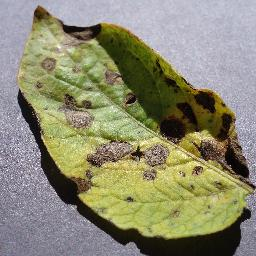
#> input picture api/tests/camera_fixtures/Potato___Early_blight.jpg, 256 x 256 px
$ python -i regions.py   (imports and definitions only)
#> lines starting #> are read from the running program, lines starting #| are printed output that depends on the picture; after the words box and inside, x2 and y2 are one past the last pixel; in counts of white or black regions, pixels touching at a corner belong together
"""Numbered visual lesion candidates; NOT validated disease segmentation.

This conservative single-leaf heuristic excludes the image background using a
green/yellow leaf-hull estimate, then finds interior brown/dark color anomalies.
It cannot establish pathogen identity or an affected-leaf-area percentage.
"""
from pathlib import Path
import cv2
import numpy as np
from PIL import Image, ImageOps


def leaf_mask(rgb):
    hsv = cv2.cvtColor(rgb, cv2.COLOR_RGB2HSV)
    # Seed from green/yellow tissue only; brown objects outside the leaf do not
    # extend the silhouette. This assumes one prominent leaf on a plain background.
    seed = cv2.inRange(hsv, np.array([23, 35, 40]), np.array([95, 255, 255]))
    seed = cv2.morphologyEx(seed, cv2.MORPH_CLOSE, np.ones((5, 5), np.uint8))
    contours, _ = cv2.findContours(seed, cv2.RETR_EXTERNAL, cv2.CHAIN_APPROX_SIMPLE)
    result = np.zeros(rgb.shape[:2], np.uint8)
    if not contours:
        return result
    main = max(contours, key=cv2.contourArea)
    if cv2.contourArea(main) < rgb.shape[0] * rgb.shape[1] * .05:
        return result
    cv2.drawContours(result, [cv2.convexHull(main)], -1, 255, -1)
    return result


def find_regions(image):
    original = ImageOps.exif_transpose(image).convert('RGB')
    working = original.copy()
    working.thumbnail((768, 768))
    rgb = np.asarray(working)
    h, w = rgb.shape[:2]
    mask = leaf_mask(rgb)
    leaf_pixels = int(np.count_nonzero(mask))
    if leaf_pixels == 0:
        return [], False
    inner = cv2.erode(mask, np.ones((5, 5), np.uint8))
    hsv = cv2.cvtColor(rgb, cv2.COLOR_RGB2HSV)
    gray = cv2.cvtColor(rgb, cv2.COLOR_RGB2GRAY)
    local = cv2.GaussianBlur(gray, (0, 0), max(3., min(h, w) / 35))
    hue, sat, val = cv2.split(hsv)
    red, green, blue = [rgb[:, :, i].astype(float) for i in range(3)]
    brown = (hue >= 3) & (hue <= 25) & (sat >= 50) & (val >= 35) & (val <= 215) & (red >= green * .95) & (red > blue * 1.15)
    # Local contrast finds discrete dark spots, not entire uniform shadows.
    dark = (gray < 75) & (sat > 30) & (val > 25) & (local.astype(float) - gray > 18)
    candidate = ((brown | dark) & (inner > 0)).astype(np.uint8) * 255
    kernel = cv2.getStructuringElement(cv2.MORPH_ELLIPSE, (3, 3))
    candidate = cv2.morphologyEx(candidate, cv2.MORPH_OPEN, kernel)
    contours, _ = cv2.findContours(candidate, cv2.RETR_EXTERNAL, cv2.CHAIN_APPROX_SIMPLE)
    selected = []
    minimum = max(4, leaf_pixels * .0008)
    for contour in sorted(contours, key=cv2.contourArea, reverse=True):
        area = cv2.contourArea(contour)
        if area < minimum or area > leaf_pixels * .30:
            continue
        x, y, width, height = cv2.boundingRect(contour)
        # Ignore edge-connected anomalies where background/shadow separation is weakest.
        boundary = cv2.subtract(mask, inner)
        if np.any(boundary[y:y+height, x:x+width]):
            continue
        sx, sy = original.width / w, original.height / h
        px, py = int(x * sx), int(y * sy)
        pw, ph = min(original.width - px, max(1, int(np.ceil(width * sx)))), min(original.height - py, max(1, int(np.ceil(height * sy))))
        selected.append({'id': len(selected) + 1, 'label': f'Area {len(selected) + 1}',
                         'x': px, 'y': py, 'width': pw, 'height': ph,
                         'normalized_box': {'x': px / original.width, 'y': py / original.height,
                                            'width': pw / original.width, 'height': ph / original.height},
                         'finding': 'Suspected visual lesion; not a confirmed infected region'})
        if len(selected) == 12:
            break
    return selected, True


def annotate_regions(image, regions):
    rgb = np.array(ImageOps.exif_transpose(image).convert('RGB'))
    h, w = rgb.shape[:2]
    thickness = max(1, round(min(h, w) / 180))
    font = max(.36, min(1.0, min(h, w) / 600))
    for region in regions:
        x, y, bw, bh = (region[k] for k in ('x', 'y', 'width', 'height'))
        color = (238, 55, 63)
        cv2.rectangle(rgb, (x, y), (x + bw - 1, y + bh - 1), color, thickness)
        label = region['label']
        (tw, th), baseline = cv2.getTextSize(label, cv2.FONT_HERSHEY_SIMPLEX, font, 1)
        lx = max(0, min(x, w - tw - 8))
        ly = max(th + 6, y - 3)
        cv2.rectangle(rgb, (lx, ly - th - 5), (min(w - 1, lx + tw + 7), min(h - 1, ly + baseline)), color, -1)
        cv2.putText(rgb, label, (lx + 3, ly - 2), cv2.FONT_HERSHEY_SIMPLEX, font, (255, 255, 255), 1, cv2.LINE_AA)
    return Image.fromarray(rgb)


def localize_capture(path, output):
#> called with output = 'out.png'
    with Image.open(path) as opened:
#> opened is the input picture: PIL image 256x256 RGB; mean R, G, B 140.2, 138.4, 113.3
        image = ImageOps.exif_transpose(opened).convert('RGB')
    regions, has_leaf = find_regions(image)
#> in leaf_mask, `hsv = cv2.cvtColor(rgb, cv2.COLOR_RGB2HSV)`: hsv: shape (256, 256, 3); mean H, S, V 67.4, 84.8, 147.2
#> in leaf_mask, `seed = cv2.inRange(hsv, np.array([23, 35, 40]), np.array([95, 255, 255..`: seed: shape (256, 256); 42.1% white; 8 white regions (6 under 20 px), largest, box (x1, y1, x2, y2) and area: (18, 16, 254, 240) 27535, (231, 129, 236, 136) 25
#> in leaf_mask, `seed = cv2.morphologyEx(seed, cv2.MORPH_CLOSE, np.ones((5, 5), np.uint..`:
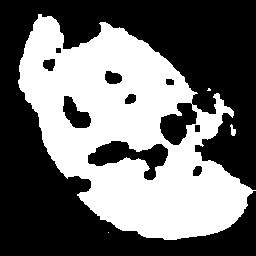
#> seed: shape (256, 256); 43.2% white; 4 white regions (2 under 20 px)
#> in leaf_mask, `contours, _ = cv2.findContours(seed, cv2.RETR_EXTERNAL, cv2.CHAIN_APPR..`: contours = 4 contours, 2 with area under 20; largest, box (x1, y1, x2, y2) and area: (18, 14, 256, 240) 31231, (230, 124, 236, 136) 29
#> in leaf_mask, `main = max(contours, key=cv2.contourArea)`: main = contour of 423 points, box (x1, y1, x2, y2) (18, 14, 256, 240), area 31231
#> in leaf_mask, `cv2.drawContours(result, [cv2.convexHull(main)], -1, 255, -1)`:
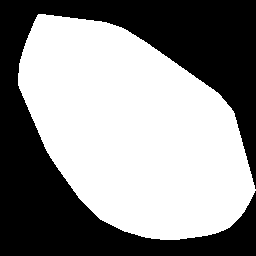
#> result: shape (256, 256); 55.6% white; 1 black region, box (x1, y1, x2, y2) and area: (0, 0, 256, 256) 29097
#> in find_regions, `leaf_pixels = int(np.count_nonzero(mask))`: leaf_pixels = 36439
#> in find_regions, `inner = cv2.erode(mask, np.ones((5, 5), np.uint8))`: inner: shape (256, 256); 52.8% white; 1 black region, box (x1, y1, x2, y2) and area: (0, 0, 256, 256) 30935
#> in find_regions, `hue, sat, val = cv2.split(hsv)`:
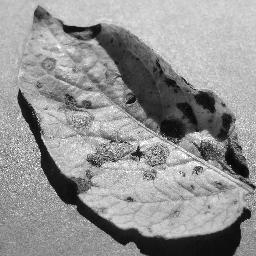
#> val: shape (256, 256); min 1, max 255, mean 147.2
#> in find_regions, `red, green, blue = [rgb[:, :, i].astype(float) for i in range(3)]`:
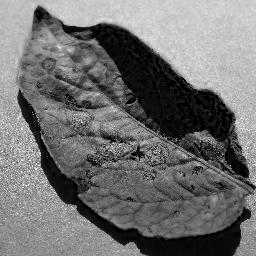
#> blue: shape (256, 256) float64; min 0, max 255, mean 113.3
#> in find_regions, `brown = (hue >= 3) & (hue <= 25) & (sat >= 50) & (val >= 35) & (val <=..`: brown: shape (256, 256) bool; 11.5% white; 93 white regions (78 under 20 px), largest, box (x1, y1, x2, y2) and area: (66, 80, 255, 209) 5095, (32, 6, 93, 48) 678, (61, 94, 90, 118) 277
#> in find_regions, `dark = (gray < 75) & (sat > 30) & (val > 25) & (local.astype(float) - ..`: dark: shape (256, 256) bool; 7.1% white in thin lines or dots
#> in find_regions, `candidate = ((brown | dark) & (inner > 0)).astype(np.uint8) * 255`: candidate: shape (256, 256); 12.8% white; 138 white regions (122 under 20 px), largest, box (x1, y1, x2, y2) and area: (66, 77, 253, 193) 5628, (38, 16, 135, 90) 1245, (61, 94, 94, 118) 311
#> in find_regions, `candidate = cv2.morphologyEx(candidate, cv2.MORPH_OPEN, kernel)`:
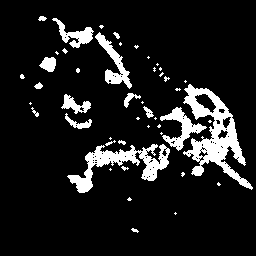
#> candidate: shape (256, 256); 10.9% white; 47 white regions (29 under 20 px)
#> in find_regions, `contours, _ = cv2.findContours(candidate, cv2.RETR_EXTERNAL, cv2.CHAIN..`: contours = 47 contours, 35 with area under 20; largest, box (x1, y1, x2, y2) and area: (183, 84, 253, 190) 2696, (67, 144, 170, 193) 1502, (160, 107, 207, 151) 590, (95, 32, 132, 89) 552, (52, 18, 94, 48) 388
#> in find_regions, `minimum = max(4, leaf_pixels * .0008)`: minimum = 29.15
#> the loop in find_regions, `for contour in sorted(contours, key=cv2.contourArea, reverse=True):` made 47 passes
#> (area, x, y, width, height, px, py, pw) on passes 3, 6, 7, 8, 9, 10, 11: (590.5, 160, 107, 47, 44, 160, 107, 47), (235.5, 61, 94, 30, 20, 61, 94, 30), (157.5, 39, 57, 17, 15, 39, 57, 17), (116.5, 65, 113, 27, 16, 65, 113, 27), (73, 124, 93, 17, 15, 124, 93, 17), (46.5, 143, 106, 11, 12, 143, 106, 11), (29.5, 34, 82, 9, 7, 34, 82, 9)
#> (area, x, y, width, height) on passes 1, 2, 4, 5: (2696, 183, 84, 70, 106), (1501.5, 67, 144, 103, 49), (552, 95, 32, 37, 57), (388.5, 52, 18, 42, 30)
#> pass 1, in find_regions, `boundary = cv2.subtract(mask, inner)`:
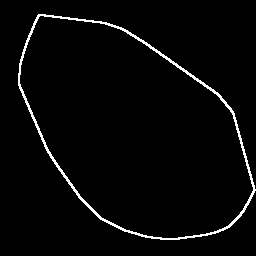
#> boundary: shape (256, 256); 2.8% white in thin lines or dots, all inside (x1, y1, x2, y2) = (18, 14, 256, 240)
#> after the loop in find_regions, `for contour in sorted(contours, key=cv2.contourArea, reverse=True):`: selected = 7 items
#> regions = 7 items; has_leaf = True
    annotated = None
    if regions:
        annotate_regions(image, regions).save(output, quality=95)
#> the loop in annotate_regions, `for region in regions:` made 7 passes
#> (x, y, bw, bh, label, lx, ly) on passes 1 to 7: (160, 107, 47, 44, 'Area 1', 160, 104), (61, 94, 30, 20, 'Area 2', 61, 91), (39, 57, 17, 15, 'Area 3', 39, 54), (65, 113, 27, 16, 'Area 4', 65, 110), (124, 93, 17, 15, 'Area 5', 124, 90), (143, 106, 11, 12, 'Area 6', 143, 103), (34, 82, 9, 7, 'Area 7', 34, 79)
#> after the loop in annotate_regions, `for region in regions:`:
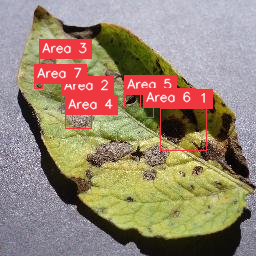
#> rgb: shape (256, 256, 3); 9.98% of pixels changed, all inside (x1, y1, x2, y2) = (34, 39, 213, 151)
        annotated = str(Path(output))
    return {'regions': regions, 'annotated_image': annotated,
            'image_size': {'width': image.width, 'height': image.height},
            'region_method': 'Leaf-masked color and local-contrast candidates (unvalidated)',
            'region_notice': 'Numbered areas are suspected visual lesions, not confirmed infected pixels. Shadows, aging and other damage can look similar. No affected-area percentage is estimated.',
            'leaf_mask_detected': has_leaf, 'segmentation_validated': False}

>>> result = localize_capture('../../tests/camera_fixtures/Potato___Early_blight.jpg', 'out.png')
#> result = 7 items
